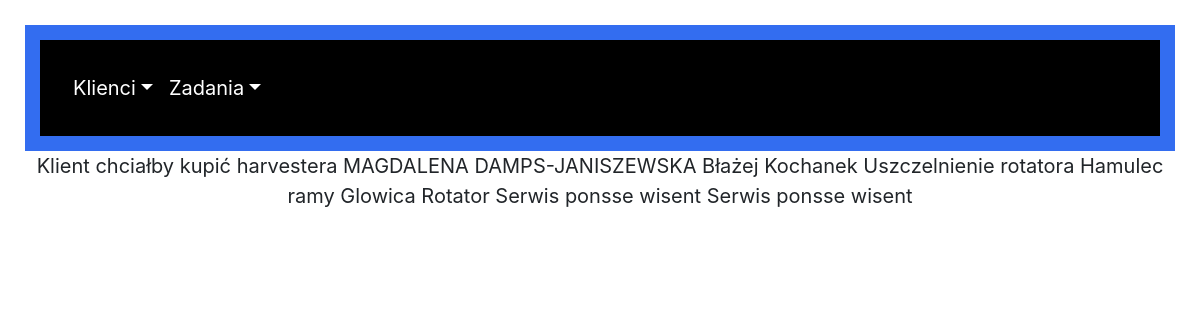
/all_tasks/, run on the app's committed database.
### crm/models.py (models this page shows, shortened)
class Task(models.Model):
    TYPE = (
        ('SERWIS','SERWIS'),
        ('CZĘŚCI','CZĘŚCI'),
        ('MASZYNY','MASZYNY'),
    )
    STATUS = (
        ('NOWE', 'NOWE'),
        ('W TRAKCIE', 'W TRAKCIE'),
        ('ZAKOŃCZONE', 'ZAKOŃCZONE'),
    )
    type = models.CharField(max_length=100, choices=TYPE, verbose_name='Typ')
    name = models.CharField(max_length=200, verbose_name='Nazwa')
    date = models.DateTimeField(default=timezone.now)
    end_date = models.DateTimeField(null=True)
    client = models.ForeignKey(Client, on_delete=models.CASCADE)
    status = models.CharField(max_length=200, choices=STATUS, default='NOWE')
    comments = models.CharField(max_length=500, blank=True)
    success = models.BooleanField(null=True)
    owner = models.ForeignKey(User, on_delete=models.CASCADE, null=True)

### crm/views.py (the view)
# urls.py: path('all_tasks/', views.AllTaskView.as_view(), name='all_tasks'),
class AllTaskView(ListView):
    model = Task
    context_object_name = 'all_tasks'
    ordering = ['-date']

### crm/templates/crm/task_list.html (shortened to what this page needs)
{% extends "crm/base.html" %}
{% block content %}
{% for task in all_tasks %}
{{ task.name }}
{% endfor %}
{% endblock content %}

### crm/static/css/style.css (style rules this page uses)
body { text-align: center; margin-top: 25px; margin-bottom: 25px; margin-left: 25px; margin-right: 25px; font-size: 20px; }

### data on the page
Task: name "Klient chciałby kupić harvestera"
Task: name "MAGDALENA DAMPS-JANISZEWSKA"
Task: name "Błażej Kochanek"
Task: name "Uszczelnienie rotatora"
Task: name "Hamulec ramy"
Task: name "Glowica"
Task: name "Rotator"
Task: name "Serwis ponsse wisent"
Task: name "Serwis ponsse wisent"
